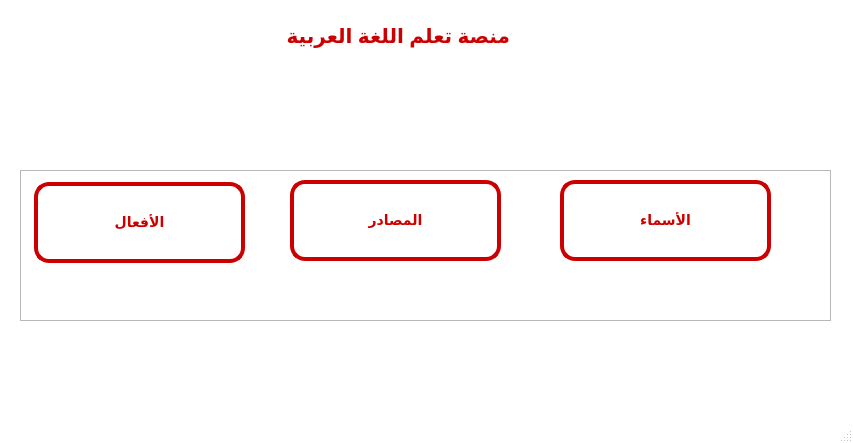
<?xml version="1.0" encoding="UTF-8"?>
<ui version="4.0">
 <class>MainWindow</class>
 <widget class="QMainWindow" name="MainWindow">
  <property name="geometry">
   <rect>
    <x>0</x>
    <y>0</y>
    <width>853</width>
    <height>443</height>
   </rect>
  </property>
  <property name="palette">
   <palette>
    <active>
     <colorrole role="WindowText">
      <brush brushstyle="SolidPattern">
       <color alpha="255">
        <red>0</red>
        <green>0</green>
        <blue>0</blue>
       </color>
      </brush>
     </colorrole>
     <colorrole role="Button">
      <brush brushstyle="SolidPattern">
       <color alpha="255">
        <red>255</red>
        <green>255</green>
        <blue>255</blue>
       </color>
      </brush>
     </colorrole>
     <colorrole role="Light">
      <brush brushstyle="SolidPattern">
       <color alpha="255">
        <red>245</red>
        <green>228</green>
        <blue>158</blue>
       </color>
      </brush>
     </colorrole>
     <colorrole role="Midlight">
      <brush brushstyle="SolidPattern">
       <color alpha="255">
        <red>204</red>
        <green>190</green>
        <blue>131</blue>
       </color>
      </brush>
     </colorrole>
     <colorrole role="Dark">
      <brush brushstyle="SolidPattern">
       <color alpha="255">
        <red>81</red>
        <green>76</green>
        <blue>52</blue>
       </color>
      </brush>
     </colorrole>
     <colorrole role="Mid">
      <brush brushstyle="SolidPattern">
       <color alpha="255">
        <red>109</red>
        <green>101</green>
        <blue>70</blue>
       </color>
      </brush>
     </colorrole>
     <colorrole role="Text">
      <brush brushstyle="SolidPattern">
       <color alpha="255">
        <red>0</red>
        <green>0</green>
        <blue>0</blue>
       </color>
      </brush>
     </colorrole>
     <colorrole role="BrightText">
      <brush brushstyle="SolidPattern">
       <color alpha="255">
        <red>255</red>
        <green>255</green>
        <blue>255</blue>
       </color>
      </brush>
     </colorrole>
     <colorrole role="ButtonText">
      <brush brushstyle="SolidPattern">
       <color alpha="255">
        <red>0</red>
        <green>0</green>
        <blue>0</blue>
       </color>
      </brush>
     </colorrole>
     <colorrole role="Base">
      <brush brushstyle="SolidPattern">
       <color alpha="255">
        <red>255</red>
        <green>255</green>
        <blue>255</blue>
       </color>
      </brush>
     </colorrole>
     <colorrole role="Window">
      <brush brushstyle="SolidPattern">
       <color alpha="255">
        <red>255</red>
        <green>255</green>
        <blue>255</blue>
       </color>
      </brush>
     </colorrole>
     <colorrole role="Shadow">
      <brush brushstyle="SolidPattern">
       <color alpha="255">
        <red>0</red>
        <green>0</green>
        <blue>0</blue>
       </color>
      </brush>
     </colorrole>
     <colorrole role="AlternateBase">
      <brush brushstyle="SolidPattern">
       <color alpha="255">
        <red>209</red>
        <green>203</green>
        <blue>180</blue>
       </color>
      </brush>
     </colorrole>
     <colorrole role="ToolTipBase">
      <brush brushstyle="SolidPattern">
       <color alpha="255">
        <red>255</red>
        <green>255</green>
        <blue>220</blue>
       </color>
      </brush>
     </colorrole>
     <colorrole role="ToolTipText">
      <brush brushstyle="SolidPattern">
       <color alpha="255">
        <red>0</red>
        <green>0</green>
        <blue>0</blue>
       </color>
      </brush>
     </colorrole>
     <colorrole role="PlaceholderText">
      <brush brushstyle="NoBrush">
       <color alpha="128">
        <red>0</red>
        <green>0</green>
        <blue>0</blue>
       </color>
      </brush>
     </colorrole>
    </active>
    <inactive>
     <colorrole role="WindowText">
      <brush brushstyle="SolidPattern">
       <color alpha="255">
        <red>0</red>
        <green>0</green>
        <blue>0</blue>
       </color>
      </brush>
     </colorrole>
     <colorrole role="Button">
      <brush brushstyle="SolidPattern">
       <color alpha="255">
        <red>255</red>
        <green>255</green>
        <blue>255</blue>
       </color>
      </brush>
     </colorrole>
     <colorrole role="Light">
      <brush brushstyle="SolidPattern">
       <color alpha="255">
        <red>245</red>
        <green>228</green>
        <blue>158</blue>
       </color>
      </brush>
     </colorrole>
     <colorrole role="Midlight">
      <brush brushstyle="SolidPattern">
       <color alpha="255">
        <red>204</red>
        <green>190</green>
        <blue>131</blue>
       </color>
      </brush>
     </colorrole>
     <colorrole role="Dark">
      <brush brushstyle="SolidPattern">
       <color alpha="255">
        <red>81</red>
        <green>76</green>
        <blue>52</blue>
       </color>
      </brush>
     </colorrole>
     <colorrole role="Mid">
      <brush brushstyle="SolidPattern">
       <color alpha="255">
        <red>109</red>
        <green>101</green>
        <blue>70</blue>
       </color>
      </brush>
     </colorrole>
     <colorrole role="Text">
      <brush brushstyle="SolidPattern">
       <color alpha="255">
        <red>0</red>
        <green>0</green>
        <blue>0</blue>
       </color>
      </brush>
     </colorrole>
     <colorrole role="BrightText">
      <brush brushstyle="SolidPattern">
       <color alpha="255">
        <red>255</red>
        <green>255</green>
        <blue>255</blue>
       </color>
      </brush>
     </colorrole>
     <colorrole role="ButtonText">
      <brush brushstyle="SolidPattern">
       <color alpha="255">
        <red>0</red>
        <green>0</green>
        <blue>0</blue>
       </color>
      </brush>
     </colorrole>
     <colorrole role="Base">
      <brush brushstyle="SolidPattern">
       <color alpha="255">
        <red>255</red>
        <green>255</green>
        <blue>255</blue>
       </color>
      </brush>
     </colorrole>
     <colorrole role="Window">
      <brush brushstyle="SolidPattern">
       <color alpha="255">
        <red>255</red>
        <green>255</green>
        <blue>255</blue>
       </color>
      </brush>
     </colorrole>
     <colorrole role="Shadow">
      <brush brushstyle="SolidPattern">
       <color alpha="255">
        <red>0</red>
        <green>0</green>
        <blue>0</blue>
       </color>
      </brush>
     </colorrole>
     <colorrole role="AlternateBase">
      <brush brushstyle="SolidPattern">
       <color alpha="255">
        <red>209</red>
        <green>203</green>
        <blue>180</blue>
       </color>
      </brush>
     </colorrole>
     <colorrole role="ToolTipBase">
      <brush brushstyle="SolidPattern">
       <color alpha="255">
        <red>255</red>
        <green>255</green>
        <blue>220</blue>
       </color>
      </brush>
     </colorrole>
     <colorrole role="ToolTipText">
      <brush brushstyle="SolidPattern">
       <color alpha="255">
        <red>0</red>
        <green>0</green>
        <blue>0</blue>
       </color>
      </brush>
     </colorrole>
     <colorrole role="PlaceholderText">
      <brush brushstyle="NoBrush">
       <color alpha="128">
        <red>0</red>
        <green>0</green>
        <blue>0</blue>
       </color>
      </brush>
     </colorrole>
    </inactive>
    <disabled>
     <colorrole role="WindowText">
      <brush brushstyle="SolidPattern">
       <color alpha="255">
        <red>81</red>
        <green>76</green>
        <blue>52</blue>
       </color>
      </brush>
     </colorrole>
     <colorrole role="Button">
      <brush brushstyle="SolidPattern">
       <color alpha="255">
        <red>255</red>
        <green>255</green>
        <blue>255</blue>
       </color>
      </brush>
     </colorrole>
     <colorrole role="Light">
      <brush brushstyle="SolidPattern">
       <color alpha="255">
        <red>245</red>
        <green>228</green>
        <blue>158</blue>
       </color>
      </brush>
     </colorrole>
     <colorrole role="Midlight">
      <brush brushstyle="SolidPattern">
       <color alpha="255">
        <red>204</red>
        <green>190</green>
        <blue>131</blue>
       </color>
      </brush>
     </colorrole>
     <colorrole role="Dark">
      <brush brushstyle="SolidPattern">
       <color alpha="255">
        <red>81</red>
        <green>76</green>
        <blue>52</blue>
       </color>
      </brush>
     </colorrole>
     <colorrole role="Mid">
      <brush brushstyle="SolidPattern">
       <color alpha="255">
        <red>109</red>
        <green>101</green>
        <blue>70</blue>
       </color>
      </brush>
     </colorrole>
     <colorrole role="Text">
      <brush brushstyle="SolidPattern">
       <color alpha="255">
        <red>81</red>
        <green>76</green>
        <blue>52</blue>
       </color>
      </brush>
     </colorrole>
     <colorrole role="BrightText">
      <brush brushstyle="SolidPattern">
       <color alpha="255">
        <red>255</red>
        <green>255</green>
        <blue>255</blue>
       </color>
      </brush>
     </colorrole>
     <colorrole role="ButtonText">
      <brush brushstyle="SolidPattern">
       <color alpha="255">
        <red>81</red>
        <green>76</green>
        <blue>52</blue>
       </color>
      </brush>
     </colorrole>
     <colorrole role="Base">
      <brush brushstyle="SolidPattern">
       <color alpha="255">
        <red>255</red>
        <green>255</green>
        <blue>255</blue>
       </color>
      </brush>
     </colorrole>
     <colorrole role="Window">
      <brush brushstyle="SolidPattern">
       <color alpha="255">
        <red>255</red>
        <green>255</green>
        <blue>255</blue>
       </color>
      </brush>
     </colorrole>
     <colorrole role="Shadow">
      <brush brushstyle="SolidPattern">
       <color alpha="255">
        <red>0</red>
        <green>0</green>
        <blue>0</blue>
       </color>
      </brush>
     </colorrole>
     <colorrole role="AlternateBase">
      <brush brushstyle="SolidPattern">
       <color alpha="255">
        <red>163</red>
        <green>152</green>
        <blue>105</blue>
       </color>
      </brush>
     </colorrole>
     <colorrole role="ToolTipBase">
      <brush brushstyle="SolidPattern">
       <color alpha="255">
        <red>255</red>
        <green>255</green>
        <blue>220</blue>
       </color>
      </brush>
     </colorrole>
     <colorrole role="ToolTipText">
      <brush brushstyle="SolidPattern">
       <color alpha="255">
        <red>0</red>
        <green>0</green>
        <blue>0</blue>
       </color>
      </brush>
     </colorrole>
     <colorrole role="PlaceholderText">
      <brush brushstyle="NoBrush">
       <color alpha="128">
        <red>0</red>
        <green>0</green>
        <blue>0</blue>
       </color>
      </brush>
     </colorrole>
    </disabled>
   </palette>
  </property>
  <property name="windowTitle">
   <string>MainWindow</string>
  </property>
  <property name="styleSheet">
   <string notr="true">QMainWindow{
background-color:#fff
}</string>
  </property>
  <widget class="QWidget" name="centralwidget">
   <widget class="QLabel" name="label">
    <property name="geometry">
     <rect>
      <x>250</x>
      <y>10</y>
      <width>291</width>
      <height>51</height>
     </rect>
    </property>
    <property name="font">
     <font>
      <pointsize>-1</pointsize>
      <weight>75</weight>
      <bold>true</bold>
     </font>
    </property>
    <property name="styleSheet">
     <string notr="true">QLabel{
color:#cc0000;
background:#fff;
text-align:center;
font-weight:bold;
font-size:20px;
}
</string>
    </property>
    <property name="text">
     <string>منصة تعلم اللغة العربية </string>
    </property>
    <property name="alignment">
     <set>Qt::AlignCenter</set>
    </property>
   </widget>
   <widget class="QFrame" name="frame">
    <property name="geometry">
     <rect>
      <x>20</x>
      <y>170</y>
      <width>811</width>
      <height>151</height>
     </rect>
    </property>
    <property name="frameShape">
     <enum>QFrame::StyledPanel</enum>
    </property>
    <property name="frameShadow">
     <enum>QFrame::Raised</enum>
    </property>
    <widget class="QPushButton" name="pushButton">
     <property name="geometry">
      <rect>
       <x>14</x>
       <y>12</y>
       <width>211</width>
       <height>81</height>
      </rect>
     </property>
     <property name="styleSheet">
      <string notr="true">QPushButton{
color:#cc0000;
background:#fff;
border: 4px solid #cc0000;
border-radius: 15px;
font-weight:bold;
font-size:14px;
}
QPushButton:hover{
color:#fff;
background:#cc0000;
border: 4px solid #cf6357;
font-size:14px;
}</string>
     </property>
     <property name="text">
      <string>الأفعال</string>
     </property>
    </widget>
    <widget class="QPushButton" name="pushButton_2">
     <property name="geometry">
      <rect>
       <x>270</x>
       <y>10</y>
       <width>211</width>
       <height>81</height>
      </rect>
     </property>
     <property name="styleSheet">
      <string notr="true">QPushButton{
color:#cc0000;
background:#fff;
border: 4px solid #cc0000;
border-radius: 15px;
font-weight:bold;
font-size:14px;
}
QPushButton:hover{
color:#fff;
background:#cc0000;
border: 4px solid #cf6357;
font-size:14px;
}</string>
     </property>
     <property name="text">
      <string>المصادر</string>
     </property>
    </widget>
    <widget class="QPushButton" name="pushButton_3">
     <property name="geometry">
      <rect>
       <x>540</x>
       <y>10</y>
       <width>211</width>
       <height>81</height>
      </rect>
     </property>
     <property name="palette">
      <palette>
       <active>
        <colorrole role="WindowText">
         <brush brushstyle="SolidPattern">
          <color alpha="255">
           <red>204</red>
           <green>0</green>
           <blue>0</blue>
          </color>
         </brush>
        </colorrole>
        <colorrole role="Button">
         <brush brushstyle="SolidPattern">
          <color alpha="255">
           <red>255</red>
           <green>255</green>
           <blue>255</blue>
          </color>
         </brush>
        </colorrole>
        <colorrole role="Light">
         <brush brushstyle="SolidPattern">
          <color alpha="255">
           <red>72</red>
           <green>207</green>
           <blue>245</blue>
          </color>
         </brush>
        </colorrole>
        <colorrole role="Midlight">
         <brush brushstyle="SolidPattern">
          <color alpha="255">
           <red>60</red>
           <green>172</green>
           <blue>204</blue>
          </color>
         </brush>
        </colorrole>
        <colorrole role="Dark">
         <brush brushstyle="SolidPattern">
          <color alpha="255">
           <red>24</red>
           <green>69</green>
           <blue>81</blue>
          </color>
         </brush>
        </colorrole>
        <colorrole role="Mid">
         <brush brushstyle="SolidPattern">
          <color alpha="255">
           <red>32</red>
           <green>92</green>
           <blue>109</blue>
          </color>
         </brush>
        </colorrole>
        <colorrole role="Text">
         <brush brushstyle="SolidPattern">
          <color alpha="255">
           <red>204</red>
           <green>0</green>
           <blue>0</blue>
          </color>
         </brush>
        </colorrole>
        <colorrole role="BrightText">
         <brush brushstyle="SolidPattern">
          <color alpha="255">
           <red>255</red>
           <green>255</green>
           <blue>255</blue>
          </color>
         </brush>
        </colorrole>
        <colorrole role="ButtonText">
         <brush brushstyle="SolidPattern">
          <color alpha="255">
           <red>204</red>
           <green>0</green>
           <blue>0</blue>
          </color>
         </brush>
        </colorrole>
        <colorrole role="Base">
         <brush brushstyle="SolidPattern">
          <color alpha="255">
           <red>255</red>
           <green>255</green>
           <blue>255</blue>
          </color>
         </brush>
        </colorrole>
        <colorrole role="Window">
         <brush brushstyle="SolidPattern">
          <color alpha="255">
           <red>255</red>
           <green>255</green>
           <blue>255</blue>
          </color>
         </brush>
        </colorrole>
        <colorrole role="Shadow">
         <brush brushstyle="SolidPattern">
          <color alpha="255">
           <red>0</red>
           <green>0</green>
           <blue>0</blue>
          </color>
         </brush>
        </colorrole>
        <colorrole role="AlternateBase">
         <brush brushstyle="SolidPattern">
          <color alpha="255">
           <red>151</red>
           <green>196</green>
           <blue>209</blue>
          </color>
         </brush>
        </colorrole>
        <colorrole role="ToolTipBase">
         <brush brushstyle="SolidPattern">
          <color alpha="255">
           <red>255</red>
           <green>255</green>
           <blue>220</blue>
          </color>
         </brush>
        </colorrole>
        <colorrole role="ToolTipText">
         <brush brushstyle="SolidPattern">
          <color alpha="255">
           <red>0</red>
           <green>0</green>
           <blue>0</blue>
          </color>
         </brush>
        </colorrole>
        <colorrole role="PlaceholderText">
         <brush brushstyle="NoBrush">
          <color alpha="128">
           <red>204</red>
           <green>0</green>
           <blue>0</blue>
          </color>
         </brush>
        </colorrole>
       </active>
       <inactive>
        <colorrole role="WindowText">
         <brush brushstyle="SolidPattern">
          <color alpha="255">
           <red>204</red>
           <green>0</green>
           <blue>0</blue>
          </color>
         </brush>
        </colorrole>
        <colorrole role="Button">
         <brush brushstyle="SolidPattern">
          <color alpha="255">
           <red>255</red>
           <green>255</green>
           <blue>255</blue>
          </color>
         </brush>
        </colorrole>
        <colorrole role="Light">
         <brush brushstyle="SolidPattern">
          <color alpha="255">
           <red>72</red>
           <green>207</green>
           <blue>245</blue>
          </color>
         </brush>
        </colorrole>
        <colorrole role="Midlight">
         <brush brushstyle="SolidPattern">
          <color alpha="255">
           <red>60</red>
           <green>172</green>
           <blue>204</blue>
          </color>
         </brush>
        </colorrole>
        <colorrole role="Dark">
         <brush brushstyle="SolidPattern">
          <color alpha="255">
           <red>24</red>
           <green>69</green>
           <blue>81</blue>
          </color>
         </brush>
        </colorrole>
        <colorrole role="Mid">
         <brush brushstyle="SolidPattern">
          <color alpha="255">
           <red>32</red>
           <green>92</green>
           <blue>109</blue>
          </color>
         </brush>
        </colorrole>
        <colorrole role="Text">
         <brush brushstyle="SolidPattern">
          <color alpha="255">
           <red>204</red>
           <green>0</green>
           <blue>0</blue>
          </color>
         </brush>
        </colorrole>
        <colorrole role="BrightText">
         <brush brushstyle="SolidPattern">
          <color alpha="255">
           <red>255</red>
           <green>255</green>
           <blue>255</blue>
          </color>
         </brush>
        </colorrole>
        <colorrole role="ButtonText">
         <brush brushstyle="SolidPattern">
          <color alpha="255">
           <red>204</red>
           <green>0</green>
           <blue>0</blue>
          </color>
         </brush>
        </colorrole>
        <colorrole role="Base">
         <brush brushstyle="SolidPattern">
          <color alpha="255">
           <red>255</red>
           <green>255</green>
           <blue>255</blue>
          </color>
         </brush>
        </colorrole>
        <colorrole role="Window">
         <brush brushstyle="SolidPattern">
          <color alpha="255">
           <red>255</red>
           <green>255</green>
           <blue>255</blue>
          </color>
         </brush>
        </colorrole>
        <colorrole role="Shadow">
         <brush brushstyle="SolidPattern">
          <color alpha="255">
           <red>0</red>
           <green>0</green>
           <blue>0</blue>
          </color>
         </brush>
        </colorrole>
        <colorrole role="AlternateBase">
         <brush brushstyle="SolidPattern">
          <color alpha="255">
           <red>151</red>
           <green>196</green>
           <blue>209</blue>
          </color>
         </brush>
        </colorrole>
        <colorrole role="ToolTipBase">
         <brush brushstyle="SolidPattern">
          <color alpha="255">
           <red>255</red>
           <green>255</green>
           <blue>220</blue>
          </color>
         </brush>
        </colorrole>
        <colorrole role="ToolTipText">
         <brush brushstyle="SolidPattern">
          <color alpha="255">
           <red>0</red>
           <green>0</green>
           <blue>0</blue>
          </color>
         </brush>
        </colorrole>
        <colorrole role="PlaceholderText">
         <brush brushstyle="NoBrush">
          <color alpha="128">
           <red>204</red>
           <green>0</green>
           <blue>0</blue>
          </color>
         </brush>
        </colorrole>
       </inactive>
       <disabled>
        <colorrole role="WindowText">
         <brush brushstyle="SolidPattern">
          <color alpha="255">
           <red>204</red>
           <green>0</green>
           <blue>0</blue>
          </color>
         </brush>
        </colorrole>
        <colorrole role="Button">
         <brush brushstyle="SolidPattern">
          <color alpha="255">
           <red>255</red>
           <green>255</green>
           <blue>255</blue>
          </color>
         </brush>
        </colorrole>
        <colorrole role="Light">
         <brush brushstyle="SolidPattern">
          <color alpha="255">
           <red>72</red>
           <green>207</green>
           <blue>245</blue>
          </color>
         </brush>
        </colorrole>
        <colorrole role="Midlight">
         <brush brushstyle="SolidPattern">
          <color alpha="255">
           <red>60</red>
           <green>172</green>
           <blue>204</blue>
          </color>
         </brush>
        </colorrole>
        <colorrole role="Dark">
         <brush brushstyle="SolidPattern">
          <color alpha="255">
           <red>24</red>
           <green>69</green>
           <blue>81</blue>
          </color>
         </brush>
        </colorrole>
        <colorrole role="Mid">
         <brush brushstyle="SolidPattern">
          <color alpha="255">
           <red>32</red>
           <green>92</green>
           <blue>109</blue>
          </color>
         </brush>
        </colorrole>
        <colorrole role="Text">
         <brush brushstyle="SolidPattern">
          <color alpha="255">
           <red>204</red>
           <green>0</green>
           <blue>0</blue>
          </color>
         </brush>
        </colorrole>
        <colorrole role="BrightText">
         <brush brushstyle="SolidPattern">
          <color alpha="255">
           <red>255</red>
           <green>255</green>
           <blue>255</blue>
          </color>
         </brush>
        </colorrole>
        <colorrole role="ButtonText">
         <brush brushstyle="SolidPattern">
          <color alpha="255">
           <red>204</red>
           <green>0</green>
           <blue>0</blue>
          </color>
         </brush>
        </colorrole>
        <colorrole role="Base">
         <brush brushstyle="SolidPattern">
          <color alpha="255">
           <red>255</red>
           <green>255</green>
           <blue>255</blue>
          </color>
         </brush>
        </colorrole>
        <colorrole role="Window">
         <brush brushstyle="SolidPattern">
          <color alpha="255">
           <red>255</red>
           <green>255</green>
           <blue>255</blue>
          </color>
         </brush>
        </colorrole>
        <colorrole role="Shadow">
         <brush brushstyle="SolidPattern">
          <color alpha="255">
           <red>0</red>
           <green>0</green>
           <blue>0</blue>
          </color>
         </brush>
        </colorrole>
        <colorrole role="AlternateBase">
         <brush brushstyle="SolidPattern">
          <color alpha="255">
           <red>48</red>
           <green>138</green>
           <blue>163</blue>
          </color>
         </brush>
        </colorrole>
        <colorrole role="ToolTipBase">
         <brush brushstyle="SolidPattern">
          <color alpha="255">
           <red>255</red>
           <green>255</green>
           <blue>220</blue>
          </color>
         </brush>
        </colorrole>
        <colorrole role="ToolTipText">
         <brush brushstyle="SolidPattern">
          <color alpha="255">
           <red>0</red>
           <green>0</green>
           <blue>0</blue>
          </color>
         </brush>
        </colorrole>
        <colorrole role="PlaceholderText">
         <brush brushstyle="NoBrush">
          <color alpha="128">
           <red>204</red>
           <green>0</green>
           <blue>0</blue>
          </color>
         </brush>
        </colorrole>
       </disabled>
      </palette>
     </property>
     <property name="styleSheet">
      <string notr="true">QPushButton{
color:#cc0000;
background:#fff;
border: 4px solid #cc0000;
border-radius: 15px;
font-weight:bold;
font-size:14px;
}
QPushButton:hover{
color:#fff;
background:#cc0000;
border: 4px solid #cf6357;
font-size:14px;
}</string>
     </property>
     <property name="text">
      <string>الأسماء</string>
     </property>
    </widget>
   </widget>
  </widget>
  <widget class="QMenuBar" name="menubar">
   <property name="geometry">
    <rect>
     <x>0</x>
     <y>0</y>
     <width>853</width>
     <height>22</height>
    </rect>
   </property>
  </widget>
  <widget class="QStatusBar" name="statusbar"/>
 </widget>
 <resources/>
 <connections/>
</ui>
